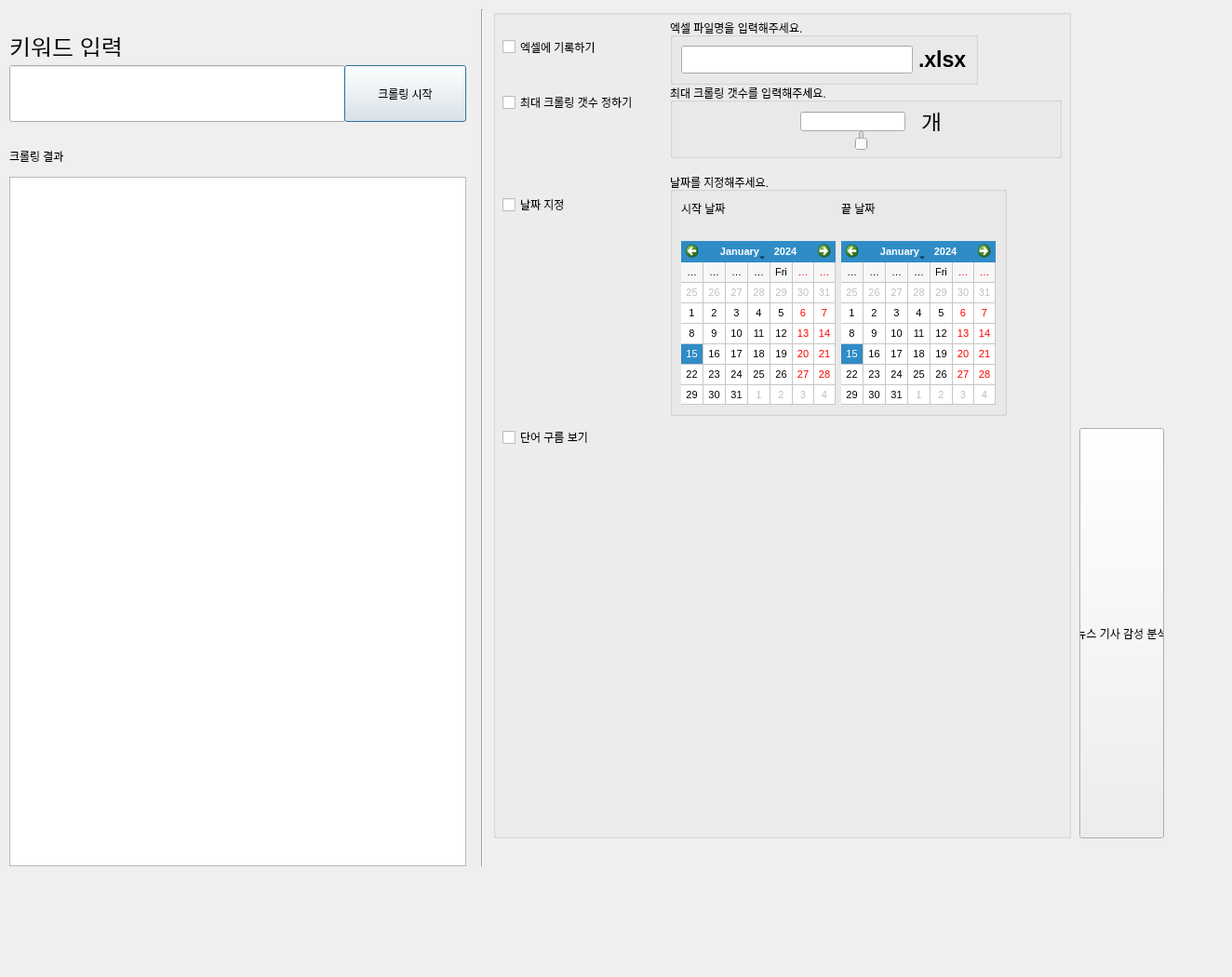
<?xml version="1.0" encoding="UTF-8"?>
<ui version="4.0">
 <class>Dialog</class>
 <widget class="QDialog" name="Dialog">
  <property name="geometry">
   <rect>
    <x>0</x>
    <y>0</y>
    <width>1324</width>
    <height>1050</height>
   </rect>
  </property>
  <property name="windowTitle">
   <string>Dialog</string>
  </property>
  <widget class="QLineEdit" name="lineEdit_keyword">
   <property name="geometry">
    <rect>
     <x>10</x>
     <y>70</y>
     <width>361</width>
     <height>61</height>
    </rect>
   </property>
   <property name="font">
    <font>
     <pointsize>28</pointsize>
    </font>
   </property>
   <property name="text">
    <string/>
   </property>
  </widget>
  <widget class="QPushButton" name="pushButton">
   <property name="geometry">
    <rect>
     <x>370</x>
     <y>70</y>
     <width>131</width>
     <height>61</height>
    </rect>
   </property>
   <property name="text">
    <string>크롤링 시작</string>
   </property>
  </widget>
  <widget class="QLabel" name="label_9">
   <property name="geometry">
    <rect>
     <x>10</x>
     <y>160</y>
     <width>121</width>
     <height>16</height>
    </rect>
   </property>
   <property name="text">
    <string>크롤링 결과</string>
   </property>
  </widget>
  <widget class="QTextBrowser" name="textBrowser">
   <property name="geometry">
    <rect>
     <x>10</x>
     <y>190</y>
     <width>491</width>
     <height>741</height>
    </rect>
   </property>
  </widget>
  <widget class="QLabel" name="label_10">
   <property name="geometry">
    <rect>
     <x>10</x>
     <y>40</y>
     <width>161</width>
     <height>21</height>
    </rect>
   </property>
   <property name="font">
    <font>
     <pointsize>19</pointsize>
    </font>
   </property>
   <property name="text">
    <string>키워드 입력</string>
   </property>
  </widget>
  <widget class="Line" name="line">
   <property name="geometry">
    <rect>
     <x>510</x>
     <y>10</y>
     <width>16</width>
     <height>921</height>
    </rect>
   </property>
   <property name="orientation">
    <enum>Qt::Vertical</enum>
   </property>
  </widget>
  <widget class="QGroupBox" name="group_option">
   <property name="geometry">
    <rect>
     <x>530</x>
     <y>10</y>
     <width>621</width>
     <height>891</height>
    </rect>
   </property>
   <property name="title">
    <string/>
   </property>
   <widget class="QCheckBox" name="option_wordcloud">
    <property name="geometry">
     <rect>
      <x>10</x>
      <y>450</y>
      <width>121</width>
      <height>20</height>
     </rect>
    </property>
    <property name="text">
     <string>단어 구름 보기</string>
    </property>
   </widget>
   <widget class="QGroupBox" name="group_num">
    <property name="geometry">
     <rect>
      <x>190</x>
      <y>80</y>
      <width>421</width>
      <height>80</height>
     </rect>
    </property>
    <property name="title">
     <string>최대 크롤링 갯수를 입력해주세요.</string>
    </property>
    <widget class="QSlider" name="slider_num">
     <property name="geometry">
      <rect>
       <x>10</x>
       <y>50</y>
       <width>391</width>
       <height>22</height>
      </rect>
     </property>
     <property name="minimum">
      <number>1</number>
     </property>
     <property name="maximum">
      <number>10000</number>
     </property>
    </widget>
    <widget class="QLabel" name="label_16">
     <property name="geometry">
      <rect>
       <x>270</x>
       <y>30</y>
       <width>60</width>
       <height>21</height>
      </rect>
     </property>
     <property name="font">
      <font>
       <pointsize>18</pointsize>
      </font>
     </property>
     <property name="text">
      <string>개</string>
     </property>
    </widget>
    <widget class="QLineEdit" name="lineEdit_num">
     <property name="geometry">
      <rect>
       <x>140</x>
       <y>30</y>
       <width>113</width>
       <height>21</height>
      </rect>
     </property>
     <property name="font">
      <font>
       <pointsize>15</pointsize>
      </font>
     </property>
     <property name="text">
      <string/>
     </property>
    </widget>
   </widget>
   <widget class="QGroupBox" name="group_date">
    <property name="geometry">
     <rect>
      <x>190</x>
      <y>176</y>
      <width>362</width>
      <height>261</height>
     </rect>
    </property>
    <property name="title">
     <string>날짜를 지정해주세요.</string>
    </property>
    <layout class="QGridLayout" name="gridLayout_4">
     <item row="2" column="1">
      <widget class="QCalendarWidget" name="end_date">
       <property name="font">
        <font>
         <pointsize>8</pointsize>
        </font>
       </property>
       <property name="gridVisible">
        <bool>true</bool>
       </property>
       <property name="verticalHeaderFormat">
        <enum>QCalendarWidget::NoVerticalHeader</enum>
       </property>
      </widget>
     </item>
     <item row="0" column="0">
      <widget class="QLabel" name="label_17">
       <property name="text">
        <string>시작 날짜</string>
       </property>
      </widget>
     </item>
     <item row="0" column="1">
      <widget class="QLabel" name="label_18">
       <property name="text">
        <string>끝 날짜</string>
       </property>
      </widget>
     </item>
     <item row="2" column="0">
      <widget class="QCalendarWidget" name="start_date">
       <property name="font">
        <font>
         <pointsize>8</pointsize>
        </font>
       </property>
       <property name="gridVisible">
        <bool>true</bool>
       </property>
       <property name="verticalHeaderFormat">
        <enum>QCalendarWidget::NoVerticalHeader</enum>
       </property>
       <property name="navigationBarVisible">
        <bool>true</bool>
       </property>
       <property name="dateEditEnabled">
        <bool>true</bool>
       </property>
      </widget>
     </item>
     <item row="1" column="0">
      <widget class="QLabel" name="label_start_date">
       <property name="text">
        <string/>
       </property>
      </widget>
     </item>
     <item row="1" column="1">
      <widget class="QLabel" name="label_end_date">
       <property name="text">
        <string/>
       </property>
      </widget>
     </item>
    </layout>
   </widget>
   <widget class="QGroupBox" name="group_excel">
    <property name="geometry">
     <rect>
      <x>190</x>
      <y>10</y>
      <width>331</width>
      <height>71</height>
     </rect>
    </property>
    <property name="title">
     <string>엑셀 파일명을 입력해주세요.</string>
    </property>
    <layout class="QHBoxLayout" name="horizontalLayout_4">
     <item>
      <widget class="QLineEdit" name="filename">
       <property name="font">
        <font>
         <pointsize>15</pointsize>
        </font>
       </property>
       <property name="text">
        <string/>
       </property>
      </widget>
     </item>
     <item>
      <widget class="QLabel" name="label_19">
       <property name="font">
        <font>
         <pointsize>17</pointsize>
         <weight>75</weight>
         <bold>true</bold>
        </font>
       </property>
       <property name="text">
        <string>.xlsx</string>
       </property>
      </widget>
     </item>
    </layout>
   </widget>
   <widget class="QCheckBox" name="option_excel">
    <property name="geometry">
     <rect>
      <x>10</x>
      <y>30</y>
      <width>131</width>
      <height>21</height>
     </rect>
    </property>
    <property name="text">
     <string>엑셀에 기록하기</string>
    </property>
   </widget>
   <widget class="QCheckBox" name="option_date">
    <property name="geometry">
     <rect>
      <x>10</x>
      <y>200</y>
      <width>87</width>
      <height>20</height>
     </rect>
    </property>
    <property name="text">
     <string>날짜 지정</string>
    </property>
   </widget>
   <widget class="QWidget" name="verticalLayoutWidget">
    <property name="geometry">
     <rect>
      <x>180</x>
      <y>480</y>
      <width>401</width>
      <height>401</height>
     </rect>
    </property>
    <layout class="QVBoxLayout" name="layout_wordcloud"/>
   </widget>
   <widget class="QCheckBox" name="option_num">
    <property name="geometry">
     <rect>
      <x>10</x>
      <y>90</y>
      <width>171</width>
      <height>20</height>
     </rect>
    </property>
    <property name="text">
     <string>최대 크롤링 갯수 정하기</string>
    </property>
   </widget>
   <widget class="QLabel" name="wordcloud_status">
    <property name="geometry">
     <rect>
      <x>180</x>
      <y>450</y>
      <width>411</width>
      <height>21</height>
     </rect>
    </property>
    <property name="font">
     <font>
      <pointsize>16</pointsize>
     </font>
    </property>
    <property name="text">
     <string/>
    </property>
   </widget>
  </widget>
  <widget class="QPushButton" name="pushButton_2">
   <property name="geometry">
    <rect>
     <x>1160</x>
     <y>460</y>
     <width>91</width>
     <height>441</height>
    </rect>
   </property>
   <property name="text">
    <string>뉴스 기사 감성 분석</string>
   </property>
  </widget>
 </widget>
 <resources/>
 <connections/>
</ui>
